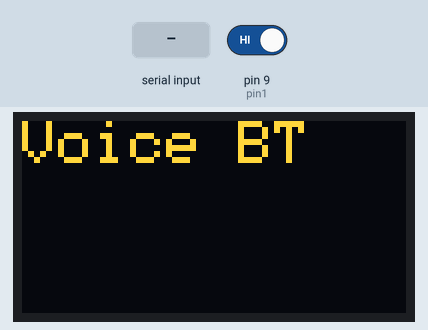
This sketch was run on a simulated Arduino Uno, built with avr-gcc and run on an emulated ATmega328P. Shown: 128×64 one-colour display. Inputs (shaded band) come from the test bench; at power-on: pin 9 (pin1) HIGH. The OLED is the two-colour kind (top 16 rows yellow); the display library's start-up logo is not drawn; what the sketch prints to the serial monitor is not drawn.

Above: at 1.8 s.
1.9 s: "1" received over the second serial link
At 4.4 s:
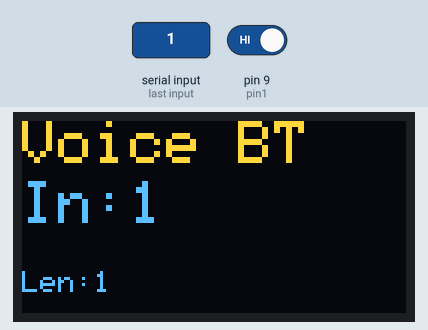
4.7 s: pin 9 (pin1) driven LOW
At 6.1 s:
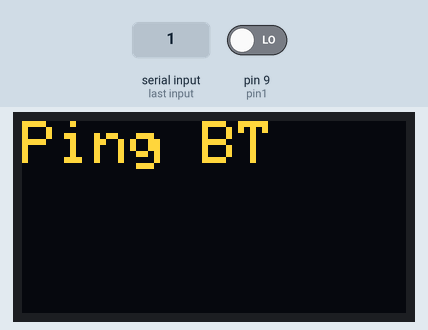
6.4 s: "0" received over the second serial link
At 8.8 s:
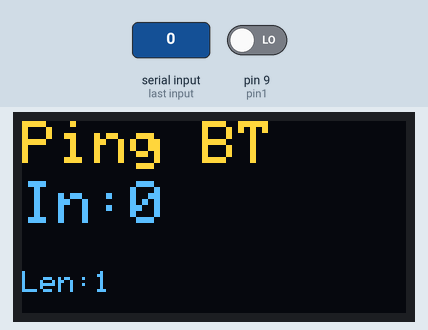
9.1 s: pin 9 (pin1) driven HIGH
At 10.7 s:
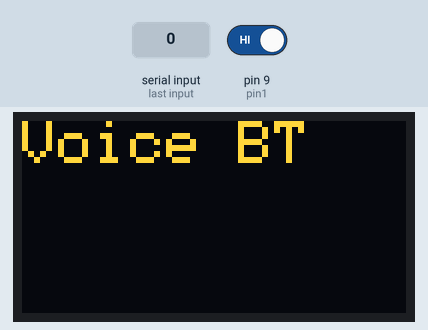
Timing chart, 0 to 11.8 s (numbered marks = the images above; inputs shaded):
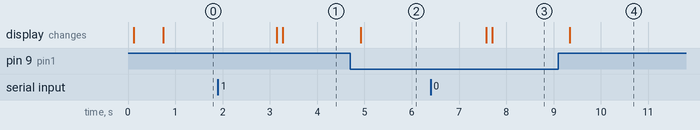

Measured:
- after the input at 1.9 s, the display: first changes after 1.2 s (image 1 shows a later state)
- after the input at 4.7 s, the display: changes after 0.22 s (image 2)
- after the input at 6.4 s, the display: first changes after 1.2 s (image 3 shows a later state)
- after the input at 9.1 s, the display: changes after 0.25 s (image 4)

The sketch:

BlueTooth_Arduino_OLED_Android.ino
```cpp
#define START_CMD_CHAR1 '>'
#define DEBUG 1 // Set to 0 if you don't want serial output of sensor data

#include <SoftwareSerial.h>
SoftwareSerial BTSerial(10, 11); // RX | TX

// ************** Adafruit MonoChrome Oled Initializations
#include <SPI.h>
#include <Wire.h>

#include <Adafruit_GFX.h>
#include <Adafruit_SSD1306.h>
#define OLED_RESET 4
Adafruit_SSD1306 display(OLED_RESET);
#define NUMFLAKES 10
#define XPOS 0
#define YPOS 1
#define DELTAY 2
#define LOGO16_GLCD_HEIGHT 16
#define LOGO16_GLCD_WIDTH  16
#if (SSD1306_LCDHEIGHT != 64)
#error("Height incorrect, please fix Adafruit_SSD1306.h!");
#endif
// ************** Adafruit MonoChrome Oled Initializations Complete

int pin1 = 9; //

bool oldv = 0; // state


void setup() {
  Serial.begin(9600);
  BTSerial.begin(9600);
  Serial.println("BT Demo");

  //******Monochrome OLED Setup

  Wire.begin();
  pinMode (pin1, INPUT);


  display.begin(SSD1306_SWITCHCAPVCC, 0x3C);
  display.display();
  delay(5);
  display.clearDisplay();
  display.display();
  /* end of Adafruit Default Specification */
  /* Basic "hello world!" */

oldv = digitalRead(pin1);
  display.setCursor(0, 0);
    display.setTextColor(WHITE);
    display.setTextSize(3);
    display.setCursor(0, 20);
    display.println("BT Demo"); // starting sign
    display.display();
    delay(500);
   display.clearDisplay();
/*    display.setCursor(0,20);
    display.println("Conect?");
    display.display();
*/

  //******Monochrome OLED Setup


}


void loop()
{
  if (!(oldv==digitalRead(pin1))) {display.clearDisplay(); oldv=digitalRead(pin1);}
  display.setTextColor(WHITE);
  display.setTextSize(2);
  display.setCursor(0, 0);
  if (digitalRead(pin1)) {
    display.println("Voice BT");
  } else {
    display.println("Ping BT");
  }
  delay(100); display.display();


  Serial.flush();    String  inst;
  if ( BTSerial.available() < 1) {
    return;
  }

  else
  {

    BTSerial.println(inst = BTSerial.readString());

    if ( digitalRead(pin1))//Pin1 == HIGH means it is "voice".
    {
      inst = inst.substring(1, inst.length() - 1);
    }
    Print (digitalRead(pin1), inst);

  }
}

void Print(boolean pinv, String s)
{
  Serial.print (pin1); Serial.print("Is  :");  Serial.print(digitalRead(pin1)); Serial.print("In value:"); Serial.println(s );

  display.clearDisplay();
/*  display.setTextColor(WHITE);
  display.setTextSize(2);
  display.setCursor(0, 0);
  if (pinv) {
    display.println("Voice BT");
  } else {
    display.println("Ping BT");
  }
*/
  display.setTextSize(2);
  display.setCursor(0, 20);
  display.print("In:"); display.println(s);  display.setTextSize(1);
   display.setCursor(0, 50);

  display.print("Len:"); display.println(s.length());
  delay(100); display.display();


}
```
